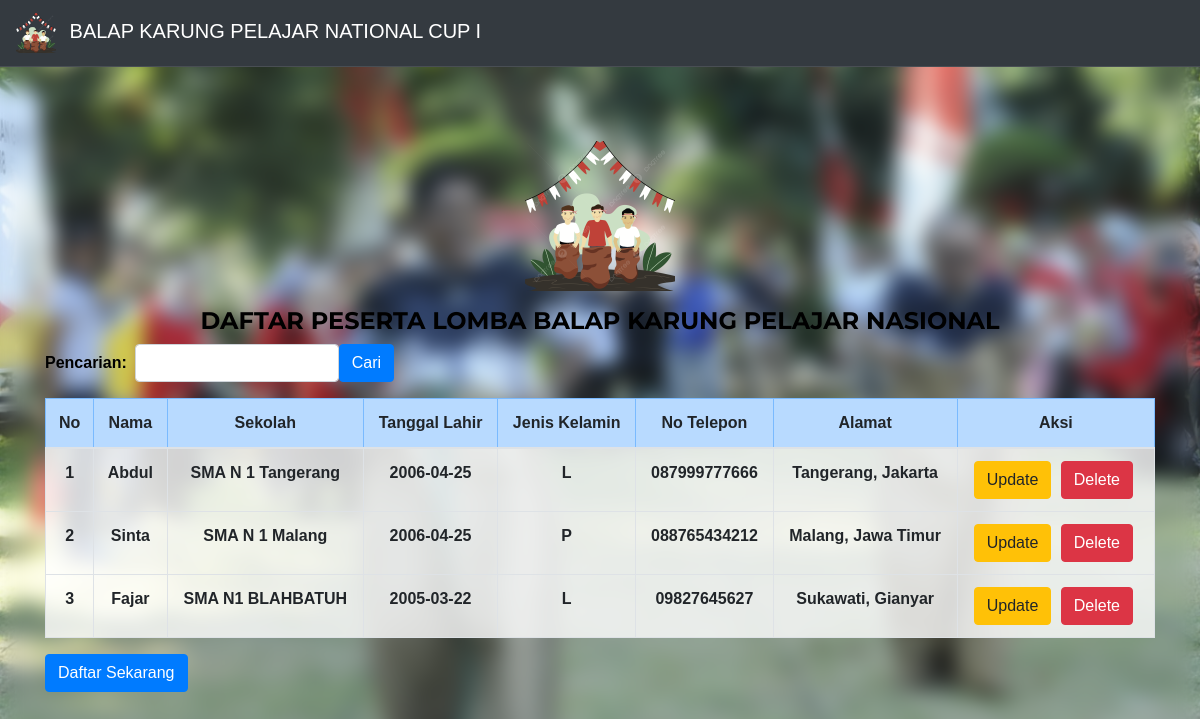
The page / on the database its author committed.
### tables this page shows
CREATE TABLE `peserta` (
  `id_peserta` int(11) NOT NULL,
  `nama_peserta` varchar(50) NOT NULL,
  `sekolah` varchar(50) NOT NULL,
  `alamat` varchar(100) NOT NULL,
  `tanggal_lahir` date NOT NULL,
  `no_telepon` varchar(13) NOT NULL,
  `jenis_kelamin` enum('L','P') NOT NULL
);

### index.php (the view, shortened to what this page needs)
<?php
include "koneksi.php";
if (isset($_GET['cari'])) {
    $pencarian = mysqli_real_escape_string($kon, $_GET['cari']);
    $query = "SELECT * FROM peserta WHERE
               nama_peserta LIKE '%$pencarian%' OR
               sekolah LIKE '%$pencarian%' OR
               alamat LIKE '%$pencarian%'";
} else {
    $query = "SELECT * FROM peserta";
}
$hasil = mysqli_query($kon, $query);
?>
<!DOCTYPE html>
<html>
<head>
    <link rel="stylesheet" href="https://cdn.jsdelivr.net/npm/bootstrap@4.6.1/dist/css/bootstrap.min.css">
    <link rel="stylesheet" href="styles.css">
</head>
<body>
    <nav class="navbar navbar-dark bg-dark">
        <span class="navbar-brand mb-0 h1">
            <img src="logobalapkarung.png" alt="Logo" class="navbar-logo mr-2">
            BALAP KARUNG PELAJAR NATIONAL CUP I
        </span>
    </nav>
    <div class="container">
        <br>
        <img src="logobalapkarung.png" class="mx-auto d-block" style="width: 150px;">
        <h4 class=mt-3><center>DAFTAR PESERTA LOMBA BALAP KARUNG PELAJAR NASIONAL</center></h4>
        <form method="GET" action="index.php" class="form-inline">
    <label class="mr-2">Pencarian:</label>
    <input type="text" name="cari" class="form-control" value="<?php echo isset($_GET['cari']) ? htmlspecialchars($_GET['cari']) : ''; ?>">
    <button type="submit" class="btn btn-primary">Cari</button>
</form>
        <table class="my-3 table table-bordered">
            <thead>
                <tr class="table-primary">
                    <th>No</th>
                    <th>Nama</th>
                    <th>Sekolah</th>
                    <th>Tanggal Lahir</th>
                    <th>Jenis Kelamin</th>
                    <th>No Telepon</th>
                    <th>Alamat</th>
                    <th colspan='2'>Aksi</th>
                </tr>
            </thead>
            <tbody>
                <?php
                $no = 0;
                while ($data = mysqli_fetch_array($hasil)) {
                    $no++;
                    ?>
                    <tr>
                        <td><?php echo $no; ?></td>
                        <td><?php echo $data["nama_peserta"]; ?></td>
                        <td><?php echo $data["sekolah"];   ?></td>
                        <td><?php echo $data["tanggal_lahir"];   ?></td>
                        <td><?php echo $data["jenis_kelamin"];   ?></td>
                        <td><?php echo $data["no_telepon"];   ?></td>
                        <td><?php echo $data["alamat"];   ?></td>
                        <td>
                            <a href="update.php?id_peserta=<?php echo htmlspecialchars($data['id_peserta']); ?>" class="btn btn-warning" role="button">Update</a>
                            <a href="<?php echo htmlspecialchars($_SERVER["PHP_SELF"]);?>?id_peserta=<?php echo $data['id_peserta']; ?>" class="btn btn-danger" role="button">Delete</a>
                        </td>
                    </tr>
                    <?php
                }
                ?>
            </tbody>
        </table>
        <a href="create.php" class="btn btn-primary" role="button">Daftar Sekarang</a>
    </div>
</body>
</html>

### styles.css (style rules this page uses)
body { background-image: url('bgimage.jpg'); background-size: cover; background-position: center center; backdrop-filter: blur(10px); margin: 0; padding: 0; height: 100vh; font-family: 'Helvetica', sans-serif; font-weight: bold; color: black }
.navbar { border-bottom: 1px solid rgba(255, 255, 255, 0.1); }
.container { margin-top: 50px; }
h4 { color: black; font-family: 'Montserrat', sans-serif; font-weight: bold; }
table { background-color: rgba(255, 255, 255, 0.8); }
th, td { text-align: center; }
.btn { margin-right: 5px; }
a { color: #fff; }
.navbar-logo { max-height: 40px; height: auto; }

### rows shown on the page
peserta: nama_peserta "Abdul", sekolah "SMA N 1 Tangerang", tanggal_lahir "2006-04-25", jenis_kelamin "L", no_telepon "087999777666", alamat "Tangerang, Jakarta"
peserta: nama_peserta "Sinta", sekolah "SMA N 1 Malang", tanggal_lahir "2006-04-25", jenis_kelamin "P", no_telepon "088765434212", alamat "Malang, Jawa Timur"
peserta: nama_peserta "Fajar", sekolah "SMA N1 BLAHBATUH", tanggal_lahir "2005-03-22", jenis_kelamin "L", no_telepon "09827645627", alamat "Sukawati, Gianyar"
